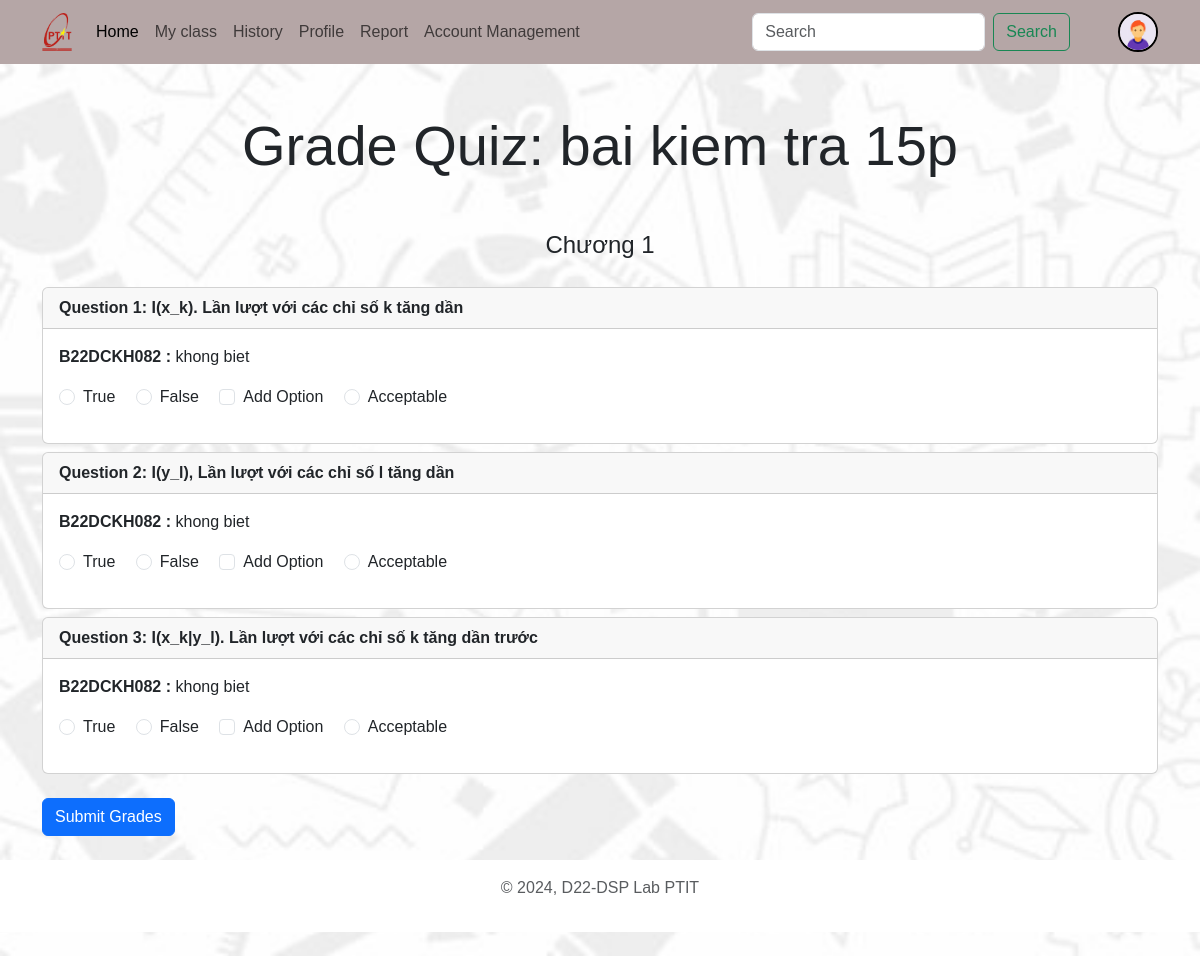
/myclass/class_detail/3/mark_quiz/5/ (signed in), run on the app's committed database.
### account/models.py (models this page shows, shortened)
class Profile(models.Model):
    user = models.OneToOneField(User, on_delete=models.CASCADE, null=True, verbose_name='User Object') #verbose_name
    user_class = models.TextField(blank=True, null=True)
    email=models.EmailField(blank=True, null=True,max_length=254,unique=True)
    profile_img = models.ImageField(upload_to='profile_images', default='profile_images/user.jpg', blank=True, null=True, verbose_name='Profile Pic')
    studen_id = models.CharField(max_length=15, blank=True, null=True)
    GENDER = (
        ('Male', 'Male'),
        ('Female', 'Female'),
        ('Other', 'Other'),
    )
    gender = models.CharField(max_length=6, choices=GENDER, blank=True, null=True)

### quiz/models.py (models this page shows, shortened)
class Quiz(models.Model):
    id = models.AutoField(primary_key=True)
    title = models.CharField(max_length=255)
    description = models.TextField()
    class_id = models.ForeignKey(MyClass, on_delete=models.CASCADE, null=True, blank=True)
    category = models.ForeignKey(Category, on_delete=models.CASCADE,null=True, blank=True)
    quiz_file = models.FileField(upload_to='quiz/' , null=True, blank=True)
    created_at = models.DateTimeField(auto_now_add=True)
    updated_at = models.DateTimeField(auto_now=True)
    duration = models.IntegerField(default=45)
    total_questions = models.IntegerField()
    instructor = models.ForeignKey(User, on_delete=models.CASCADE,null=True, blank=True)
    active = models.BooleanField(default=False)
    class Meta:
        verbose_name_plural = 'Quizzes'

class Question(models.Model):
    QUESTION_TYPES = [
        ('MCQ', 'Multiple Choice Question'),
        ('FIB', 'Fill in the Blank'),
    ]
    category = models.ForeignKey(Category, on_delete=models.CASCADE,null=True, blank=True)
    topic = models.TextField(null=True, blank=True)
    subtopic = models.TextField(null=True, blank=True)
    id = models.AutoField(primary_key=True)
    question_type = models.CharField(max_length=3, choices=QUESTION_TYPES)
    CLO = models.IntegerField(default=1)
    quiz_id = models.ForeignKey(Quiz, on_delete=models.CASCADE)
    question_text = models.TextField()
    difficulty = models.IntegerField(default=1)

class StudentAnswer(models.Model):
    id = models.AutoField(primary_key=True)
    question_id = models.ForeignKey(Question, on_delete=models.CASCADE)
    quiz_result_id = models.ForeignKey(QuizResult, on_delete=models.CASCADE)
    answer_text = models.TextField()
    score = models.FloatField(default=0)
    quiz_id = models.ForeignKey(Quiz, on_delete=models.CASCADE)
    studen_id = models.CharField(max_length=15, blank=True, null=True)
    is_mark = models.BooleanField(default=False)

### quiz/views.py (the view, shortened to what this page needs)
# urls.py: path('class_detail/<int:class_id>/mark_quiz/<int:quiz_id>/', quiz_views.mark_quiz, name='mark_quiz'),
@login_required(login_url='login')
@user_passes_test(is_admin)
def mark_quiz(request, class_id, quiz_id):
    quiz = get_object_or_404(Quiz, id=quiz_id)
    questions = Question.objects.filter(quiz_id = quiz_id)
    text_questions = Question.objects.filter(quiz_id=quiz_id, question_type='FIB')
    text_answers = StudentAnswer.objects.filter(question_id__in=text_questions, is_mark=False)
    heso = 10/len(questions)
    return render(request, 'mark_quiz.html', {'quiz': quiz,
                                              'text_answers': text_answers,
                                              'text_questions': text_questions,
                                              'heso': heso,
                                              'class_id': class_id
                                              })

### quiz/views.py (called while the page is built)
def is_admin(user):
    return user.is_superuser

### templates/mark_quiz.html (shortened to what this page needs)
<!DOCTYPE html>
<html lang="en">
<head>
    <link href="https://cdn.jsdelivr.net/npm/bootstrap@5.3.0-alpha3/dist/css/bootstrap.min.css" rel="stylesheet"
>
    <link rel="stylesheet" href="/static/css/style.css">
</head>
<body>
    {% include "Components/navbar_loged_in.html" %}
    <h1 class="display-4 text-center my-5">Grade Quiz: {{ quiz.title }}</h1>
    <p class="fs-4 text-center container">{{ quiz.description }}</p>
    <div class="container">
        <form method="post" action="{% url 'mark_quiz' class_id quiz.id %}">
            <div class="questions my-4">
                {% for question in text_questions %}
                    <div class="card mb-2">
                        <div class="card-header fw-bold">
                            Question {{ forloop.counter }}: {{ question.question_text }}
                        </div>
                        <div class="card-body">
                            {% for answer in text_answers %}
                                {% if answer.question_id.id == question.id and not answer.is_mark %}
                                    <div class="mb-3">
                                        <p class="card-text"><strong>{{answer.studen_id}} :</strong> {{ answer.answer_text }}</p>
                                        <div class="form-check form-check-inline">
                                            <input class="form-check-input" type="radio" name="correct_{{ answer.id }}" id="correct_{{ answer.id }}_true" value="true">
                                            <label class="form-check-label" for="correct_{{ answer.id }}_true">True</label>
                                        </div>
                                        <div class="form-check form-check-inline">
                                            <input class="form-check-input" type="radio" name="correct_{{ answer.id }}" id="correct_{{ answer.id }}_false" value="false">
                                            <label class="form-check-label" for="correct_{{ answer.id }}_false">False</label>
                                        </div>
                                        <div class="form-check form-check-inline">
                                            <input class="form-check-input" type="checkbox" name="option_{{answer.id}}" id="option_{{answer.id}}" value="save">
                                            <label class="form-check-label" for="option_{{answer.id}}">Add Option</label>
                                        </div>
                                        <div class="form-check form-check-inline">
                                            <input class="form-check-input" type="radio" name="correct_{{ answer.id }}" id="correct_{{ answer.id }}_acceptable" value="acceptable">
                                            <label class="form-check-label" for="correct_{{ answer.id }}_acceptable">Acceptable</label>
                                        </div>
                                    </div>
                                {% endif %}
                            {% endfor %}
                        </div>
                    </div>
                {% endfor %}
            </div>
            <button type="submit" class="btn btn-primary">Submit Grades</button>
        </form>
    </div>
    <footer class="py-3 my-4">
        <p class="text-center text-body-secondary">© 2024, D22-DSP Lab PTIT</p>
    </footer>
</body>
</html>

### templates/Components/navbar_loged_in.html (shortened to what this page needs)
    <nav class="navbar navbar-expand-lg bg-body-tertiary d-none d-lg-block">
        <div class="container">
            <a class="navbar-brand" href="">
                <img src="/static/images/logo_ptit.png" alt="" style="width: 30px;">
                </a>
            <div class="collapse navbar-collapse" id="navbarSupportedContent">
                <ul class="navbar-nav me-auto mb-2 mb-lg-0">
                    <li class="nav-item">
                        <a class="nav-link active" aria-current="page" href="{% url 'welcome' %}">Home</a>
                    </li>
						<a class="nav-link" href="{% url 'my_classes' %}">My class</a>
					<li class="nav-item">
						<a class="nav-link" href="{% url 'not_support' %}">History</a>
					</li>
					<li class="nav-item">
                        <a class="nav-link" href="{% url 'profile' request.user.username %}">Profile</a>
                    </li>
						<a class="nav-link" href="{% url 'not_support' %}">Report</a>
                    {% if request.user.is_staff or request.user.is_superuser %}
                    <a class="nav-link" href="{% url "account_management" %}">Account Management</a>
                    {% endif %}
                </ul>
                <form class="d-flex" role="search">
                    <input class="form-control me-2" type="search" placeholder="Search" aria-label="Search">
                    <button class="btn btn-outline-success" type="submit">Search</button>
                </form>
                {% if request.user.is_authenticated %}
                    <a href="{% url 'profile' request.user.username %}" class="ms-5">
                    <img src="{{request.user.profile.profile_img.url}}" class="rounded-circle" width="40" height="40" alt="profile_img" style="border: 2px solid #000;">
                    </a>
                {% endif %}
            </div>
        </div>
    </nav>

### static/css/style.css (style rules this page uses)
* { font-family: 'Arial', 'Tahoma', 'Verdana', 'Roboto', 'Open Sans', sans-serif; }
body { background-image: url("../images/Bg1.jpg"); background-size: cover; background-repeat: no-repeat; background-attachment: fixed; background-position: center; }
footer { background-color: #ffffff !important; width: 100%; }
.navbar { background-color: #b5a6a6 !important; }

### data on the page
Quiz: title "bai kiem tra 15p", description "Chương 1"
Question: question_text "I(x_k). Lần lượt với các chỉ số k tăng dần"
StudentAnswer: studen_id "B22DCKH082", answer_text "khong biet"
Question: question_text "I(y_l), Lần lượt với các chỉ số l tăng dần"
StudentAnswer: studen_id "B22DCKH082", answer_text "khong biet"
Question: question_text "I(x_k|y_l). Lần lượt với các chỉ số k tăng dần trước"
StudentAnswer: studen_id "B22DCKH082", answer_text "khong biet"
